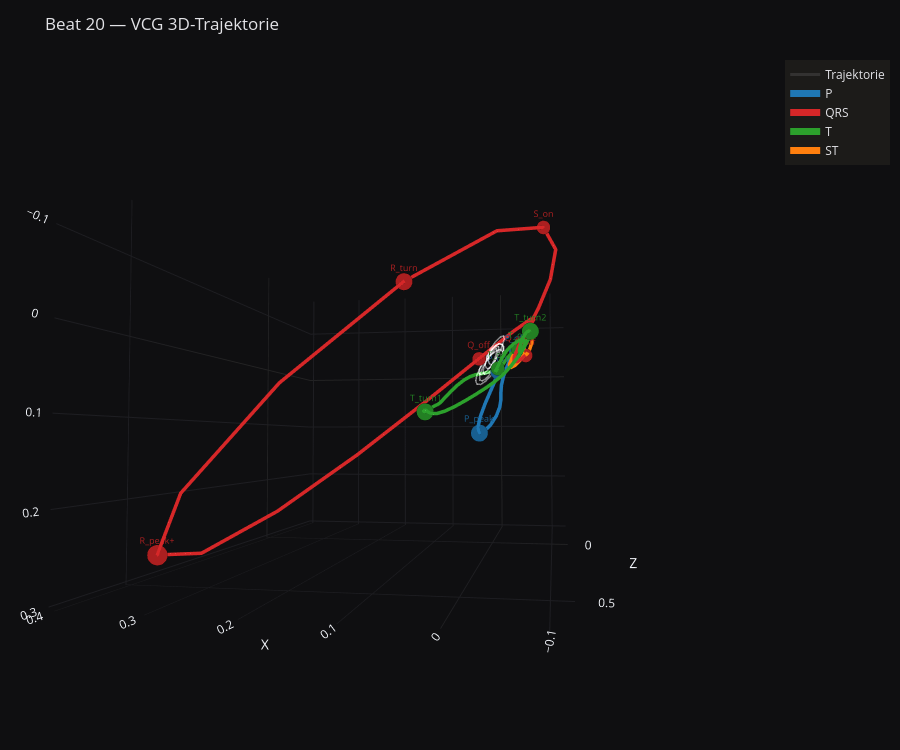

The cell this chart's notebook holds for it:
### Markdown cell above
### 5b. 3D-VCG-Trajektorie desselben Beats

Die farbigen Segmente (P/QRS/T) sollten sich als klar getrennte Schleifen im 3D-Raum abzeichnen — das ist die zentrale Idee hinter dem Frenet-Serret-Annotationsansatz.

### Code cell
fig = plot_vcg_3d(
    df_analysis, df_segments=df_segments, df_markers=df_markers,
    t_start=t_center - 0.4, t_end=t_center + 0.6,
    title=f"Beat {BEAT_ID} — VCG 3D-Trajektorie",
)
fig.show()

### Figure 1 — Plotly figure (JSON) as saved in the notebook; plotly's stock layout.template omitted (floating-point values rounded to 4 significant figures; data arrays with more than 128 entries replaced by an {"elided": "..."} marker saying what was removed)
{"data": [{"customdata": {"elided": "251x1 float values"}, "hovertemplate": "Time: %{customdata[0]:.4f}s<br>X: %{x:.4f}<br>Y: %{y:.4f}<br>Z: %{z:.4f}<extra></extra>", "line": {"color": "rgba(120,120,120,0.25)", "width": 3}, "mode": "lines", "name": "Trajektorie", "showlegend": true, "type": "scatter3d", "x": {"elided": "251 float values"}, "y": {"elided": "251 float values"}, "z": {"elided": "251 float values"}}, {"customdata": [[17.57], [17.58], [17.58], [17.58], [17.59], [17.59], [17.6], [17.6], [17.6], [17.61], [17.61], [17.62], [17.62], [17.62], [17.63], [17.63], [17.64], [17.64], [17.64], [17.65], [17.65], [17.66], [17.66]], "hovertemplate": "P<br>Time: %{customdata[0]:.4f}s<br>X: %{x:.4f}<br>Y: %{y:.4f}<br>Z: %{z:.4f}<extra></extra>", "line": {"color": "#1f77b4", "width": 7}, "mode": "lines", "name": "P", "showlegend": true, "type": "scatter3d", "x": [-0.006771, -0.004762, -0.001117, 0.005385, 0.01417, 0.02255, 0.02696, 0.02503, 0.01712, 0.006258, -0.003536, -0.009503, -0.01149, -0.01168, -0.01299, -0.01722, -0.02407, -0.03159, -0.03744, -0.04032, -0.04064, -0.04011, -0.0407], "y": [0.01399, 0.01933, 0.02777, 0.04224, 0.06293, 0.08611, 0.1054, 0.1151, 0.1129, 0.101, 0.08443, 0.0681, 0.05421, 0.04191, 0.02888, 0.01357, -0.003261, -0.01883, -0.02989, -0.03462, -0.03368, -0.02994, -0.02705], "z": [-0.02688, -0.03465, -0.03936, -0.04004, -0.03759, -0.0345, -0.03367, -0.03698, -0.04439, -0.05412, -0.06349, -0.07005, -0.07239, -0.07042, -0.06511, -0.05791, -0.0502, -0.04288, -0.03635, -0.0308, -0.0265, -0.02395, -0.02367]}, {"customdata": [[17.66], [17.66], [17.67], [17.67], [17.68], [17.68], [17.68], [17.69], [17.69], [17.7], [17.7], [17.7], [17.71], [17.71], [17.72], [17.72], [17.72], [17.73], [17.73], [17.74], [17.74], [17.74], [17.75], [17.75], [17.76], [17.76], [17.76], [17.77], [17.77], [17.78], [17.78], [17.78], [17.79], [17.79]], "hovertemplate": "QRS<br>Time: %{customdata[0]:.4f}s<br>X: %{x:.4f}<br>Y: %{y:.4f}<br>Z: %{z:.4f}<extra></extra>", "line": {"color": "#d62728", "width": 7}, "mode": "lines", "name": "QRS", "showlegend": true, "type": "scatter3d", "x": [-0.0407, -0.04357, -0.04842, -0.05369, -0.05742, -0.05846, -0.05748, -0.05704, -0.06001, -0.0666, -0.07143, -0.0631, -0.02785, 0.04283, 0.1445, 0.257, 0.3492, 0.3912, 0.3678, 0.2852, 0.1685, 0.05068, -0.04116, -0.09417, -0.1106, -0.1021, -0.08236, -0.06195, -0.04675, -0.03893, -0.03831, -0.04316, -0.05067, -0.05776], "y": [-0.02705, -0.02785, -0.03317, -0.04158, -0.05025, -0.05652, -0.05972, -0.06219, -0.06817, -0.08048, -0.09617, -0.1043, -0.08902, -0.03737, 0.0504, 0.1559, 0.2467, 0.2898, 0.2671, 0.1846, 0.06966, -0.04178, -0.1211, -0.1565, -0.1535, -0.1267, -0.09171, -0.05888, -0.03327, -0.01651, -0.008679, -0.008653, -0.0138, -0.02041], "z": [-0.02367, -0.02588, -0.03, -0.03461, -0.03769, -0.03761, -0.03469, -0.03276, -0.03925, -0.06273, -0.1074, -0.1667, -0.2206, -0.2391, -0.1939, -0.07289, 0.1103, 0.3171, 0.4975, 0.6082, 0.629, 0.5676, 0.4528, 0.3205, 0.2005, 0.1091, 0.04951, 0.01596, -0.0004553, -0.008018, -0.01248, -0.01674, -0.02129, -0.02529]}, {"customdata": [[17.88], [17.89], [17.89], [17.9], [17.9], [17.9], [17.91], [17.91], [17.92], [17.92], [17.92], [17.93], [17.93], [17.94], [17.94], [17.94], [17.95], [17.95], [17.96], [17.96], [17.96], [17.97], [17.97], [17.98], [17.98], [17.98], [17.99], [17.99], [18.0], [18.0], [18.0], [18.01], [18.01], [18.02], [18.02], [18.02], [18.03], [18.03], [18.04], [18.04], [18.04], [18.05], [18.05], [18.06], [18.06], [18.06], [18.07], [18.07], [18.08], [18.08], [18.08], [18.09], [18.09], [18.1], [18.1], [18.1], [18.11], [18.11], [18.12], [18.12], [18.12], [18.13], [18.13], [18.14], [18.14], [18.14], [18.15], [18.15], [18.16], [18.16], [18.16], [18.17], [18.17], [18.18], [18.18]], "hovertemplate": "T<br>Time: %{customdata[0]:.4f}s<br>X: %{x:.4f}<br>Y: %{y:.4f}<br>Z: %{z:.4f}<extra></extra>", "line": {"color": "#2ca02c", "width": 7}, "mode": "lines", "name": "T", "showlegend": true, "type": "scatter3d", "x": [-0.04172, -0.03645, -0.02896, -0.02102, -0.01469, -0.01111, -0.009908, -0.009505, -0.008097, -0.004537, 0.001272, 0.008646, 0.01675, 0.0252, 0.03419, 0.04423, 0.05552, 0.06756, 0.07917, 0.08903, 0.09634, 0.1013, 0.105, 0.1088, 0.1136, 0.1192, 0.1247, 0.1286, 0.1302, 0.1295, 0.1271, 0.1238, 0.12, 0.1149, 0.1075, 0.09656, 0.08167, 0.06365, 0.04418, 0.02508, 0.007611, -0.007963, -0.02208, -0.03523, -0.04733, -0.05753, -0.06469, -0.06805, -0.06785, -0.06525, -0.06178, -0.0586, -0.05606, -0.05394, -0.05198, -0.0504, -0.04985, -0.05094, -0.05359, -0.05672, -0.05867, -0.05797, -0.05411, -0.04777, -0.04045, -0.03364, -0.02814, -0.02383, -0.02004, -0.01616, -0.01222, -0.008959, -0.007421, -0.008294, -0.01138], "y": [-0.03199, -0.0278, -0.01934, -0.008806, 0.0005657, 0.006301, 0.007867, 0.006606, 0.004671, 0.003731, 0.004223, 0.005511, 0.006711, 0.007589, 0.008931, 0.01215, 0.01835, 0.02748, 0.03814, 0.04814, 0.05562, 0.05999, 0.06207, 0.06354, 0.06578, 0.06912, 0.07271, 0.07522, 0.0758, 0.07473, 0.07334, 0.07315, 0.07495, 0.07812, 0.08086, 0.08105, 0.07738, 0.06993, 0.06, 0.04925, 0.03866, 0.02805, 0.01636, 0.00272, -0.01269, -0.02827, -0.04162, -0.05068, -0.05473, -0.05457, -0.05179, -0.04778, -0.04311, -0.03765, -0.03139, -0.02515, -0.02059, -0.01947, -0.02252, -0.0288, -0.03599, -0.04137, -0.04316, -0.04111, -0.03637, -0.03054, -0.02478, -0.01925, -0.01345, -0.006854, 0.0002667, 0.006641, 0.01039, 0.009895, 0.004704], "z": [-0.02487, -0.02507, -0.0241, -0.02283, -0.02244, -0.02372, -0.02684, -0.03149, -0.03722, -0.04359, -0.05017, -0.05642, -0.06178, -0.06582, -0.06843, -0.06982, -0.07047, -0.07087, -0.07142, -0.07238, -0.07389, -0.07592, -0.07824, -0.08037, -0.0817, -0.08168, -0.07993, -0.07639, -0.07119, -0.06457, -0.05674, -0.04793, -0.03837, -0.02842, -0.01847, -0.008983, -0.0003344, 0.007165, 0.01332, 0.01809, 0.02159, 0.02414, 0.02615, 0.02801, 0.02998, 0.03209, 0.03426, 0.03633, 0.03817, 0.03971, 0.04094, 0.04187, 0.0425, 0.04281, 0.04267, 0.04188, 0.04013, 0.03714, 0.03293, 0.02796, 0.02313, 0.01949, 0.01779, 0.01801, 0.01932, 0.02043, 0.02025, 0.01844, 0.01559, 0.01283, 0.01118, 0.0109, 0.01135, 0.01131, 0.009764]}, {"customdata": [[17.79], [17.8], [17.8], [17.8], [17.81], [17.81], [17.82], [17.82], [17.82], [17.83], [17.83], [17.84], [17.84], [17.84], [17.85], [17.85], [17.86], [17.86], [17.86], [17.87], [17.87], [17.88], [17.88]], "hovertemplate": "ST<br>Time: %{customdata[0]:.4f}s<br>X: %{x:.4f}<br>Y: %{y:.4f}<br>Z: %{z:.4f}<extra></extra>", "line": {"color": "#ff7f0e", "width": 7}, "mode": "lines", "name": "ST", "showlegend": true, "type": "scatter3d", "x": [-0.05776, -0.06224, -0.06376, -0.06372, -0.06412, -0.06596, -0.06837, -0.06895, -0.06531, -0.05682, -0.04546, -0.03517, -0.02996, -0.03174, -0.03922, -0.04859, -0.05563, -0.05789, -0.05574, -0.05157, -0.04795, -0.04588, -0.04443], "y": [-0.02041, -0.02519, -0.02702, -0.02746, -0.02951, -0.03526, -0.04404, -0.0522, -0.05492, -0.04901, -0.03511, -0.0179, -0.003912, 0.001741, -0.001981, -0.01178, -0.02222, -0.02891, -0.03078, -0.02984, -0.02913, -0.0302, -0.03204], "z": [-0.02529, -0.02774, -0.02858, -0.02886, -0.03014, -0.0333, -0.03771, -0.04131, -0.04176, -0.03786, -0.03044, -0.02221, -0.01635, -0.01487, -0.01757, -0.02224, -0.02606, -0.0272, -0.02576, -0.02335, -0.02184, -0.02208, -0.02353]}, {"customdata": [[17.66]], "hovertemplate": "Q_on<br>Time: %{customdata[0]:.4f}s<extra></extra>", "marker": {"color": "#ab1f20", "line": {"color": "rgba(0,0,0,0.4)", "width": 1}, "size": 8}, "mode": "markers+text", "name": "Q_on", "showlegend": false, "text": ["Q_on"], "textfont": {"color": "#ab1f20", "size": 9}, "textposition": "top center", "type": "scatter3d", "x": [-0.0407], "y": [-0.02705], "z": [-0.02367]}, {"customdata": [[17.71]], "hovertemplate": "Q_off<br>Time: %{customdata[0]:.4f}s<extra></extra>", "marker": {"color": "#ab1f20", "line": {"color": "rgba(0,0,0,0.4)", "width": 1}, "size": 8}, "mode": "markers+text", "name": "Q_off", "showlegend": false, "text": ["Q_off"], "textfont": {"color": "#ab1f20", "size": 9}, "textposition": "top center", "type": "scatter3d", "x": [0.04283], "y": [-0.03737], "z": [-0.2391]}, {"customdata": [[17.73]], "hovertemplate": "R_peak+<br>Time: %{customdata[0]:.4f}s<extra></extra>", "marker": {"color": "#ab1f20", "line": {"color": "rgba(0,0,0,0.4)", "width": 1}, "size": 12}, "mode": "markers+text", "name": "R_peak+", "showlegend": false, "text": ["R_peak+"], "textfont": {"color": "#ab1f20", "size": 9}, "textposition": "top center", "type": "scatter3d", "x": [0.3678], "y": [0.2671], "z": [0.4975]}, {"customdata": [[17.74]], "hovertemplate": "R_turn<br>Time: %{customdata[0]:.4f}s<extra></extra>", "marker": {"color": "#ab1f20", "line": {"color": "rgba(0,0,0,0.4)", "width": 1}, "size": 10}, "mode": "markers+text", "name": "R_turn", "showlegend": false, "text": ["R_turn"], "textfont": {"color": "#ab1f20", "size": 9}, "textposition": "top center", "type": "scatter3d", "x": [0.05068], "y": [-0.04178], "z": [0.5676]}, {"customdata": [[17.75]], "hovertemplate": "S_on<br>Time: %{customdata[0]:.4f}s<extra></extra>", "marker": {"color": "#ab1f20", "line": {"color": "rgba(0,0,0,0.4)", "width": 1}, "size": 8}, "mode": "markers+text", "name": "S_on", "showlegend": false, "text": ["S_on"], "textfont": {"color": "#ab1f20", "size": 9}, "textposition": "top center", "type": "scatter3d", "x": [-0.09417], "y": [-0.1565], "z": [0.3205]}, {"customdata": [[17.79]], "hovertemplate": "S_off<br>Time: %{customdata[0]:.4f}s<extra></extra>", "marker": {"color": "#ab1f20", "line": {"color": "rgba(0,0,0,0.4)", "width": 1}, "size": 8}, "mode": "markers+text", "name": "S_off", "showlegend": false, "text": ["S_off"], "textfont": {"color": "#ab1f20", "size": 9}, "textposition": "top center", "type": "scatter3d", "x": [-0.05776], "y": [-0.02041], "z": [-0.02529]}, {"customdata": [[17.6]], "hovertemplate": "P_peak<br>Time: %{customdata[0]:.4f}s<extra></extra>", "marker": {"color": "#185f90", "line": {"color": "rgba(0,0,0,0.4)", "width": 1}, "size": 10}, "mode": "markers+text", "name": "P_peak", "showlegend": false, "text": ["P_peak"], "textfont": {"color": "#185f90", "size": 9}, "textposition": "top center", "type": "scatter3d", "x": [0.02503], "y": [0.1151], "z": [-0.03698]}, {"customdata": [[17.57]], "hovertemplate": "P_on<br>Time: %{customdata[0]:.4f}s<extra></extra>", "marker": {"color": "#185f90", "line": {"color": "rgba(0,0,0,0.4)", "width": 1}, "size": 8}, "mode": "markers+text", "name": "P_on", "showlegend": false, "text": ["P_on"], "textfont": {"color": "#185f90", "size": 9}, "textposition": "top center", "type": "scatter3d", "x": [-0.008744], "y": [0.008707], "z": [-0.01821]}, {"customdata": [[17.66]], "hovertemplate": "P_off<br>Time: %{customdata[0]:.4f}s<extra></extra>", "marker": {"color": "#185f90", "line": {"color": "rgba(0,0,0,0.4)", "width": 1}, "size": 8}, "mode": "markers+text", "name": "P_off", "showlegend": false, "text": ["P_off"], "textfont": {"color": "#185f90", "size": 9}, "textposition": "top center", "type": "scatter3d", "x": [-0.0407], "y": [-0.02705], "z": [-0.02367]}, {"customdata": [[17.88]], "hovertemplate": "T_on<br>Time: %{customdata[0]:.4f}s<extra></extra>", "marker": {"color": "#238023", "line": {"color": "rgba(0,0,0,0.4)", "width": 1}, "size": 8}, "mode": "markers+text", "name": "T_on", "showlegend": false, "text": ["T_on"], "textfont": {"color": "#238023", "size": 9}, "textposition": "top center", "type": "scatter3d", "x": [-0.04443], "y": [-0.03204], "z": [-0.02353]}, {"customdata": [[17.99]], "hovertemplate": "T_turn1<br>Time: %{customdata[0]:.4f}s<extra></extra>", "marker": {"color": "#238023", "line": {"color": "rgba(0,0,0,0.4)", "width": 1}, "size": 10}, "mode": "markers+text", "name": "T_turn1", "showlegend": false, "text": ["T_turn1"], "textfont": {"color": "#238023", "size": 9}, "textposition": "top center", "type": "scatter3d", "x": [0.1286], "y": [0.07522], "z": [-0.07639]}, {"customdata": [[18.08]], "hovertemplate": "T_turn2<br>Time: %{customdata[0]:.4f}s<extra></extra>", "marker": {"color": "#238023", "line": {"color": "rgba(0,0,0,0.4)", "width": 1}, "size": 10}, "mode": "markers+text", "name": "T_turn2", "showlegend": false, "text": ["T_turn2"], "textfont": {"color": "#238023", "size": 9}, "textposition": "top center", "type": "scatter3d", "x": [-0.06785], "y": [-0.05473], "z": [0.03817]}, {"customdata": [[18.18]], "hovertemplate": "T_off<br>Time: %{customdata[0]:.4f}s<extra></extra>", "marker": {"color": "#238023", "line": {"color": "rgba(0,0,0,0.4)", "width": 1}, "size": 8}, "mode": "markers+text", "name": "T_off", "showlegend": false, "text": ["T_off"], "textfont": {"color": "#238023", "size": 9}, "textposition": "top center", "type": "scatter3d", "x": [-0.01138], "y": [0.004704], "z": [0.009764]}], "layout": {"height": 750, "legend": {"bgcolor": "#1c1b19", "font": {"color": "#e2e2e6"}}, "margin": {"b": 10, "l": 10, "r": 10, "t": 60}, "paper_bgcolor": "#0f0f11", "scene": {"aspectmode": "data", "bgcolor": "#0f0f11", "camera": {"center": {"x": 0, "y": 0, "z": 0}, "eye": {"x": -0.4, "y": 0.1, "z": 2}, "up": {"x": 0, "y": -1, "z": 0}}, "dragmode": "orbit", "xaxis": {"backgroundcolor": "#0f0f11", "gridcolor": "#1e1e22", "title": {"text": "X"}, "zerolinecolor": "#262523"}, "yaxis": {"backgroundcolor": "#0f0f11", "gridcolor": "#1e1e22", "title": {"text": "Y"}, "zerolinecolor": "#262523"}, "zaxis": {"backgroundcolor": "#0f0f11", "gridcolor": "#1e1e22", "title": {"text": "Z"}, "zerolinecolor": "#262523"}}, "title": {"font": {"color": "#e2e2e6"}, "text": "Beat 20 — VCG 3D-Trajektorie"}, "width": 900}}
